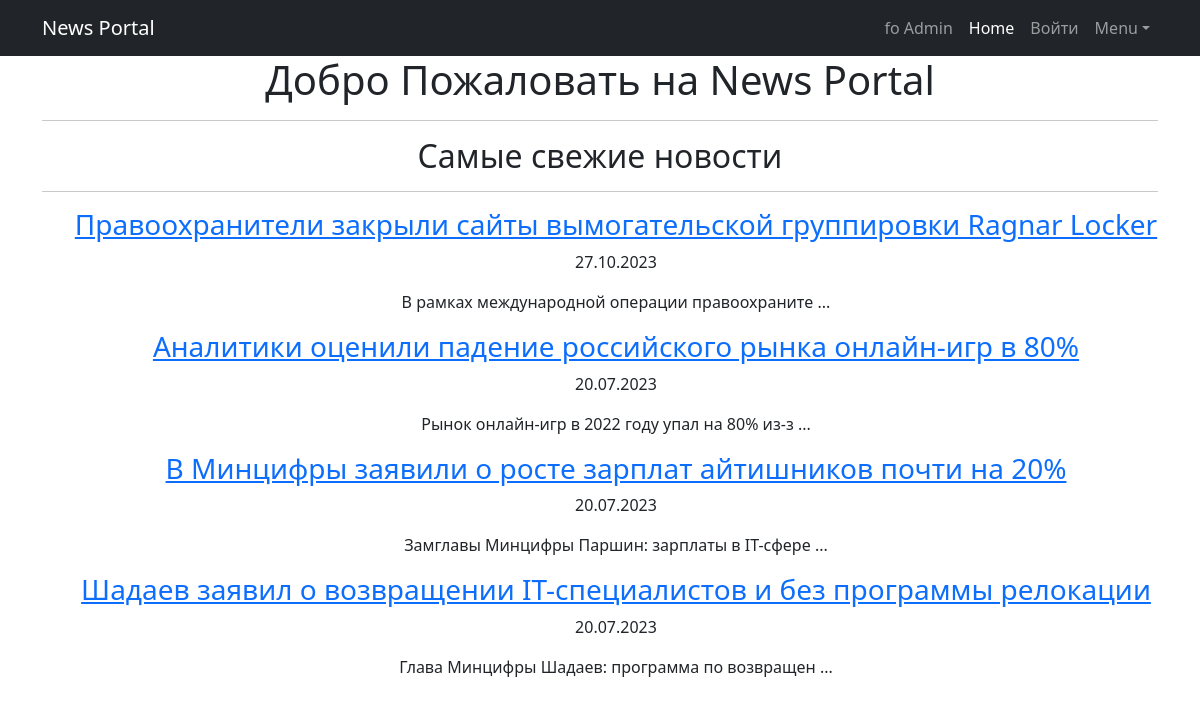
The page / on the database its author committed.
### news/models.py (models this page shows, shortened)
class Post(models.Model):
    ARTICLE = 'AR'
    NEWS = 'NW'
    CATEGOY_CHOICES = (
        ('AR', 'Статья'),
        ('NW', 'Новость'),
    )
    author = models.ForeignKey(Author, on_delete=models.CASCADE)  # Поле Автор
    type = models.CharField(max_length=2, choices=CATEGOY_CHOICES, default=ARTICLE)  # Поле выбора новость / статья
    creationDate = models.DateTimeField(auto_now_add=True)  # Авто добавление даты создания
    postCategory = models.ManyToManyField(Category, through='PostCategory')
    title = models.CharField(max_length=128)
    content = models.TextField()
    rating = models.SmallIntegerField(default=0)

### news/views.py (the view)
# urls.py: path('', views.Start_Padge, name='Start'),  # URL-шаблон Стартовой страницы
def Start_Padge(request):
    news = Post.objects.filter(type='NW').order_by('-creationDate')[:4]
    return render(request, 'flatpages/Start.html', {'news': news})

### news/templates/flatpages/Start.html
{% extends 'flatpages/default.html' %}
{% load cenzura %}
{% block content %}
<h1>Добро Пожаловать на News Portal</h1>
<hr />
    <h2>Самые свежие новости</h2>
<hr />
<ul>
    {% for news_item in news %}
        <h3><a href="{% url 'news:news_detail' news_item.id %}">{{ news_item.title|censor }}</a></h3>
        <p>{{ news_item.creationDate|date:"d.m.Y" }}</p>
        <p>{{ news_item.content|censor|slice:":45" }} {{"..."}}</p>
    {% endfor %}
</ul>
{% endblock %}

### news/templates/flatpages/default.html (shortened to what this page needs)
<!DOCTYPE html>
<html lang="en">
    <head>
        {% load static %}
        <link href="{% static 'css/styles.css' %}" rel="stylesheet" />
    </head>
    <body>
         <nav class="navbar navbar-expand-lg navbar-dark bg-dark">
             <div class="container">
                 <a class="navbar-brand" href="/">News Portal</a>
                 <div class="collapse navbar-collapse" id="navbarSupportedContent">
                     <ul class="navbar-nav ms-auto mb-2 mb-lg-0">
                         <li class="nav-item"><a class="nav-link" href="/admin/">fo Admin</a></li>
                         <li class="nav-item"><a class="nav-link active" aria-current="page" href="/">Home</a></li>
                         <li class="nav-item"><a class="nav-link" href="/accounts/login/">Войти</a></li>
                         <li class="nav-item dropdown">
                             <a class="nav-link dropdown-toggle" id="navbarDropdown" href="#" role="button"
                                data-bs-toggle="dropdown" aria-expanded="false">Menu</a>
                        </li>
                    </ul>
                </div>
            </div>
        </nav>
        <div class="container">
            <div class="row">
                <div class="col-lg-12 text-center">
                    {% block content %}{% endblock content %}
                </div>
            </div>
        </div>
    </body>
</html>

### rows shown on the page
Post: title|censor "Правоохранители закрыли сайты вымогательской группировки Ragnar Locker", creationDate "27.10.2023", content|censor "В рамках международной операции правоохраните", value "..."
Post: title|censor "Аналитики оценили падение российского рынка онлайн-игр в 80%", creationDate "20.07.2023", content|censor "Рынок онлайн-игр в 2022 году упал на 80% из-з", value "..."
Post: title|censor "В Минцифры заявили о росте зарплат айтишников почти на 20%", creationDate "20.07.2023", content|censor "Замглавы Минцифры Паршин: зарплаты в IT-сфере", value "..."
Post: title|censor "Шадаев заявил о возвращении IT-специалистов и без программы релокации", creationDate "20.07.2023", content|censor "Глава Минцифры Шадаев: программа по возвращен", value "..."
